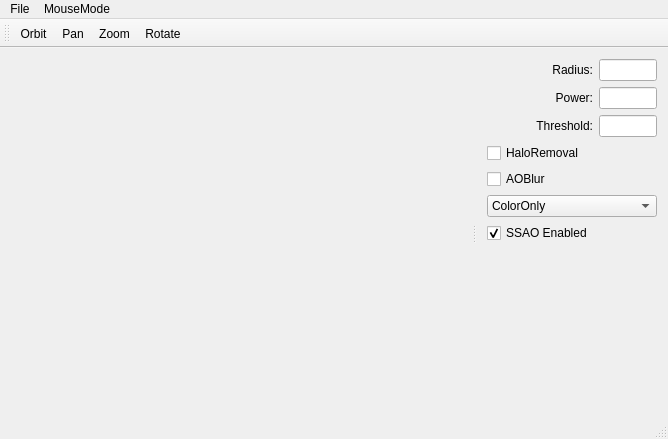
<?xml version="1.0" encoding="UTF-8"?>
<ui version="4.0">
 <class>MainWindow</class>
 <widget class="QMainWindow" name="MainWindow">
  <property name="geometry">
   <rect>
    <x>0</x>
    <y>0</y>
    <width>668</width>
    <height>439</height>
   </rect>
  </property>
  <property name="windowTitle">
   <string>MainWindow</string>
  </property>
  <widget class="QWidget" name="centralWidget">
   <layout class="QHBoxLayout" name="horizontalLayout_2">
    <property name="leftMargin">
     <number>0</number>
    </property>
    <property name="topMargin">
     <number>0</number>
    </property>
    <property name="rightMargin">
     <number>0</number>
    </property>
    <property name="bottomMargin">
     <number>0</number>
    </property>
    <item>
     <widget class="QSplitter" name="splitter">
      <property name="orientation">
       <enum>Qt::Horizontal</enum>
      </property>
      <widget class="QWidget" name="widget_2" native="true">
       <layout class="QHBoxLayout" name="horizontalLayout">
        <property name="spacing">
         <number>2</number>
        </property>
        <property name="leftMargin">
         <number>0</number>
        </property>
        <property name="topMargin">
         <number>0</number>
        </property>
        <property name="rightMargin">
         <number>0</number>
        </property>
        <property name="bottomMargin">
         <number>0</number>
        </property>
        <item>
         <widget class="OSGWidget" name="osgWidget" native="true">
          <property name="sizePolicy">
           <sizepolicy hsizetype="MinimumExpanding" vsizetype="MinimumExpanding">
            <horstretch>0</horstretch>
            <verstretch>0</verstretch>
           </sizepolicy>
          </property>
          <property name="minimumSize">
           <size>
            <width>128</width>
            <height>128</height>
           </size>
          </property>
         </widget>
        </item>
        <item>
         <widget class="UiEventWidget" name="uiEventWidget" native="true">
          <property name="sizePolicy">
           <sizepolicy hsizetype="MinimumExpanding" vsizetype="MinimumExpanding">
            <horstretch>0</horstretch>
            <verstretch>0</verstretch>
           </sizepolicy>
          </property>
          <property name="minimumSize">
           <size>
            <width>128</width>
            <height>128</height>
           </size>
          </property>
         </widget>
        </item>
       </layout>
      </widget>
      <widget class="QWidget" name="widget" native="true">
       <property name="maximumSize">
        <size>
         <width>192</width>
         <height>16777215</height>
        </size>
       </property>
       <layout class="QGridLayout" name="gridLayout">
        <item row="0" column="0">
         <widget class="QLabel" name="label">
          <property name="text">
           <string>Radius:</string>
          </property>
          <property name="alignment">
           <set>Qt::AlignRight|Qt::AlignTrailing|Qt::AlignVCenter</set>
          </property>
         </widget>
        </item>
        <item row="2" column="1">
         <widget class="QLineEdit" name="thresholdEdit"/>
        </item>
        <item row="1" column="0">
         <widget class="QLabel" name="label_2">
          <property name="text">
           <string>Power:</string>
          </property>
          <property name="alignment">
           <set>Qt::AlignRight|Qt::AlignTrailing|Qt::AlignVCenter</set>
          </property>
         </widget>
        </item>
        <item row="0" column="1">
         <widget class="QLineEdit" name="radiusEdit"/>
        </item>
        <item row="1" column="1">
         <widget class="QLineEdit" name="powerEdit"/>
        </item>
        <item row="2" column="0">
         <widget class="QLabel" name="label_3">
          <property name="text">
           <string>Threshold:</string>
          </property>
          <property name="alignment">
           <set>Qt::AlignRight|Qt::AlignTrailing|Qt::AlignVCenter</set>
          </property>
         </widget>
        </item>
        <item row="5" column="0" colspan="2">
         <widget class="QComboBox" name="displayModeCombo">
          <item>
           <property name="text">
            <string>ColorOnly</string>
           </property>
          </item>
          <item>
           <property name="text">
            <string>ColorAndSSAO</string>
           </property>
          </item>
          <item>
           <property name="text">
            <string>ssaoOnly</string>
           </property>
          </item>
         </widget>
        </item>
        <item row="4" column="0" colspan="2">
         <widget class="QCheckBox" name="aoBlurr">
          <property name="text">
           <string>AOBlur</string>
          </property>
         </widget>
        </item>
        <item row="3" column="0" colspan="2">
         <widget class="QCheckBox" name="haloRemoval">
          <property name="text">
           <string>HaloRemoval</string>
          </property>
         </widget>
        </item>
        <item row="7" column="0">
         <spacer name="verticalSpacer">
          <property name="orientation">
           <enum>Qt::Vertical</enum>
          </property>
          <property name="sizeHint" stdset="0">
           <size>
            <width>20</width>
            <height>40</height>
           </size>
          </property>
         </spacer>
        </item>
        <item row="6" column="0">
         <widget class="QCheckBox" name="ssaoCheckBox">
          <property name="text">
           <string>SSAO Enabled</string>
          </property>
          <property name="checked">
           <bool>true</bool>
          </property>
         </widget>
        </item>
       </layout>
      </widget>
     </widget>
    </item>
   </layout>
  </widget>
  <widget class="QMenuBar" name="menuBar">
   <property name="geometry">
    <rect>
     <x>0</x>
     <y>0</y>
     <width>668</width>
     <height>21</height>
    </rect>
   </property>
   <widget class="QMenu" name="menuFile">
    <property name="title">
     <string>File</string>
    </property>
    <addaction name="actionOpen"/>
    <addaction name="separator"/>
    <addaction name="actionQuit"/>
   </widget>
   <widget class="QMenu" name="menuMouseMode">
    <property name="title">
     <string>MouseMode</string>
    </property>
    <addaction name="actionOrbit"/>
    <addaction name="actionPan"/>
    <addaction name="actionZoom"/>
    <addaction name="actionRotate"/>
   </widget>
   <addaction name="menuFile"/>
   <addaction name="menuMouseMode"/>
  </widget>
  <widget class="QToolBar" name="mainToolBar">
   <attribute name="toolBarArea">
    <enum>TopToolBarArea</enum>
   </attribute>
   <attribute name="toolBarBreak">
    <bool>false</bool>
   </attribute>
   <addaction name="actionOrbit"/>
   <addaction name="actionPan"/>
   <addaction name="actionZoom"/>
   <addaction name="actionRotate"/>
  </widget>
  <widget class="QStatusBar" name="statusBar"/>
  <action name="actionOpen">
   <property name="text">
    <string>Open...</string>
   </property>
  </action>
  <action name="actionQuit">
   <property name="text">
    <string>Quit</string>
   </property>
   <property name="shortcut">
    <string>Ctrl+Q</string>
   </property>
  </action>
  <action name="actionReset">
   <property name="text">
    <string>Reset</string>
   </property>
  </action>
  <action name="actionFit">
   <property name="text">
    <string>Fit</string>
   </property>
  </action>
  <action name="actionOrbit">
   <property name="checkable">
    <bool>true</bool>
   </property>
   <property name="text">
    <string>Orbit</string>
   </property>
  </action>
  <action name="actionPan">
   <property name="checkable">
    <bool>true</bool>
   </property>
   <property name="text">
    <string>Pan</string>
   </property>
  </action>
  <action name="actionZoom">
   <property name="checkable">
    <bool>true</bool>
   </property>
   <property name="text">
    <string>Zoom</string>
   </property>
  </action>
  <action name="actionRotate">
   <property name="checkable">
    <bool>true</bool>
   </property>
   <property name="text">
    <string>Rotate</string>
   </property>
  </action>
 </widget>
 <layoutdefault spacing="6" margin="11"/>
 <customwidgets>
  <customwidget>
   <class>OSGWidget</class>
   <extends>QWidget</extends>
   <header>OSGWidget.h</header>
   <container>1</container>
  </customwidget>
  <customwidget>
   <class>UiEventWidget</class>
   <extends>QWidget</extends>
   <header>UiEventWidget.h</header>
   <container>1</container>
  </customwidget>
 </customwidgets>
 <resources/>
 <connections>
  <connection>
   <sender>actionQuit</sender>
   <signal>triggered()</signal>
   <receiver>MainWindow</receiver>
   <slot>close()</slot>
   <hints>
    <hint type="sourcelabel">
     <x>-1</x>
     <y>-1</y>
    </hint>
    <hint type="destinationlabel">
     <x>199</x>
     <y>149</y>
    </hint>
   </hints>
  </connection>
 </connections>
</ui>
